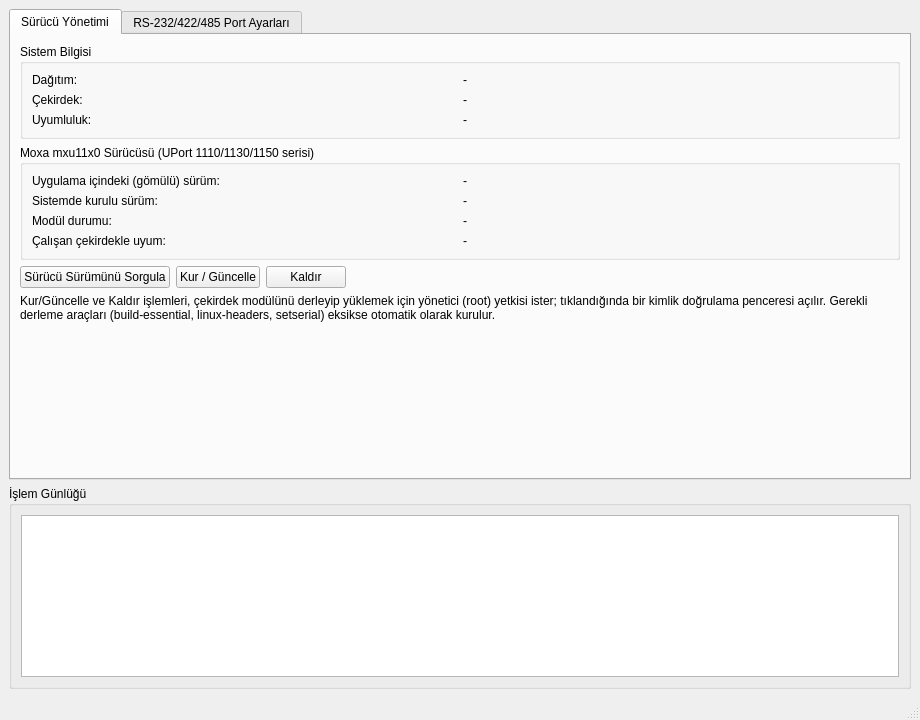
<?xml version="1.0" encoding="UTF-8"?>
<ui version="4.0">
 <class>MainWindow</class>
 <widget class="QMainWindow" name="MainWindow">
  <property name="geometry">
   <rect>
    <x>0</x>
    <y>0</y>
    <width>920</width>
    <height>720</height>
   </rect>
  </property>
  <property name="windowTitle">
   <string>Moxa UPort Manager</string>
  </property>
  <widget class="QWidget" name="centralwidget">
   <layout class="QVBoxLayout" name="verticalLayout">
    <item>
     <widget class="QTabWidget" name="tabWidget">
      <widget class="QWidget" name="tabDriver">
       <attribute name="title">
        <string>Sürücü Yönetimi</string>
       </attribute>
       <layout class="QVBoxLayout" name="verticalLayout_2">
        <item>
         <widget class="QGroupBox" name="groupSystem">
          <property name="title">
           <string>Sistem Bilgisi</string>
          </property>
          <layout class="QGridLayout" name="gridLayout">
           <item row="0" column="0">
            <widget class="QLabel" name="label_1">
             <property name="text">
              <string>Dağıtım:</string>
             </property>
            </widget>
           </item>
           <item row="0" column="1">
            <widget class="QLabel" name="lblDistro">
             <property name="text">
              <string>-</string>
             </property>
            </widget>
           </item>
           <item row="1" column="0">
            <widget class="QLabel" name="label_2">
             <property name="text">
              <string>Çekirdek:</string>
             </property>
            </widget>
           </item>
           <item row="1" column="1">
            <widget class="QLabel" name="lblKernel">
             <property name="text">
              <string>-</string>
             </property>
            </widget>
           </item>
           <item row="2" column="0">
            <widget class="QLabel" name="label_3">
             <property name="text">
              <string>Uyumluluk:</string>
             </property>
            </widget>
           </item>
           <item row="2" column="1">
            <widget class="QLabel" name="lblCompat">
             <property name="text">
              <string>-</string>
             </property>
            </widget>
           </item>
          </layout>
         </widget>
        </item>
        <item>
         <widget class="QGroupBox" name="groupDriver">
          <property name="title">
           <string>Moxa mxu11x0 Sürücüsü (UPort 1110/1130/1150 serisi)</string>
          </property>
          <layout class="QGridLayout" name="gridLayout_2">
           <item row="0" column="0">
            <widget class="QLabel" name="label_4">
             <property name="text">
              <string>Uygulama içindeki (gömülü) sürüm:</string>
             </property>
            </widget>
           </item>
           <item row="0" column="1">
            <widget class="QLabel" name="lblBundledVersion">
             <property name="text">
              <string>-</string>
             </property>
            </widget>
           </item>
           <item row="1" column="0">
            <widget class="QLabel" name="label_5">
             <property name="text">
              <string>Sistemde kurulu sürüm:</string>
             </property>
            </widget>
           </item>
           <item row="1" column="1">
            <widget class="QLabel" name="lblInstalledVersion">
             <property name="text">
              <string>-</string>
             </property>
            </widget>
           </item>
           <item row="2" column="0">
            <widget class="QLabel" name="label_6">
             <property name="text">
              <string>Modül durumu:</string>
             </property>
            </widget>
           </item>
           <item row="2" column="1">
            <widget class="QLabel" name="lblModuleLoaded">
             <property name="text">
              <string>-</string>
             </property>
            </widget>
           </item>
           <item row="3" column="0">
            <widget class="QLabel" name="label_7">
             <property name="text">
              <string>Çalışan çekirdekle uyum:</string>
             </property>
            </widget>
           </item>
           <item row="3" column="1">
            <widget class="QLabel" name="lblKernelMatch">
             <property name="text">
              <string>-</string>
             </property>
            </widget>
           </item>
          </layout>
         </widget>
        </item>
        <item>
         <layout class="QHBoxLayout" name="horizontalLayout">
          <item>
           <widget class="QPushButton" name="btnQuery">
            <property name="text">
             <string>Sürücü Sürümünü Sorgula</string>
            </property>
           </widget>
          </item>
          <item>
           <widget class="QPushButton" name="btnInstall">
            <property name="text">
             <string>Kur / Güncelle</string>
            </property>
           </widget>
          </item>
          <item>
           <widget class="QPushButton" name="btnRemove">
            <property name="text">
             <string>Kaldır</string>
            </property>
           </widget>
          </item>
          <item>
           <spacer name="horizontalSpacer">
            <property name="orientation">
             <enum>Qt::Horizontal</enum>
            </property>
            <property name="sizeHint" stdset="0">
             <size>
              <width>40</width>
              <height>20</height>
             </size>
            </property>
           </spacer>
          </item>
         </layout>
        </item>
        <item>
         <widget class="QLabel" name="lblDriverHint">
          <property name="text">
           <string>Kur/Güncelle ve Kaldır işlemleri, çekirdek modülünü derleyip yüklemek için yönetici (root) yetkisi ister; tıklandığında bir kimlik doğrulama penceresi açılır. Gerekli derleme araçları (build-essential, linux-headers, setserial) eksikse otomatik olarak kurulur.</string>
          </property>
          <property name="wordWrap">
           <bool>true</bool>
          </property>
         </widget>
        </item>
        <item>
         <spacer name="verticalSpacer">
          <property name="orientation">
           <enum>Qt::Vertical</enum>
          </property>
          <property name="sizeHint" stdset="0">
           <size>
            <width>20</width>
            <height>40</height>
           </size>
          </property>
         </spacer>
        </item>
       </layout>
      </widget>
      <widget class="QWidget" name="tabPorts">
       <attribute name="title">
        <string>RS-232/422/485 Port Ayarları</string>
       </attribute>
       <layout class="QVBoxLayout" name="verticalLayout_3">
        <item>
         <widget class="QTableWidget" name="portTable">
          <column>
           <property name="text">
            <string>Aygıt</string>
           </property>
          </column>
          <column>
           <property name="text">
            <string>Sürücü</string>
           </property>
          </column>
          <column>
           <property name="text">
            <string>VID:PID</string>
           </property>
          </column>
          <column>
           <property name="text">
            <string>Mevcut Mod</string>
           </property>
          </column>
         </widget>
        </item>
        <item>
         <layout class="QHBoxLayout" name="horizontalLayout_2">
          <item>
           <widget class="QPushButton" name="btnRefreshPorts">
            <property name="text">
             <string>Portları Yenile</string>
            </property>
           </widget>
          </item>
          <item>
           <spacer name="horizontalSpacer_2">
            <property name="orientation">
             <enum>Qt::Horizontal</enum>
            </property>
            <property name="sizeHint" stdset="0">
             <size>
              <width>40</width>
              <height>20</height>
             </size>
            </property>
           </spacer>
          </item>
         </layout>
        </item>
        <item>
         <widget class="QGroupBox" name="groupMode">
          <property name="title">
           <string>Arayüz Modu</string>
          </property>
          <layout class="QHBoxLayout" name="horizontalLayout_3">
           <item>
            <widget class="QLabel" name="label_8">
             <property name="text">
              <string>Mod:</string>
             </property>
            </widget>
           </item>
           <item>
            <widget class="QComboBox" name="modeCombo"/>
           </item>
           <item>
            <widget class="QPushButton" name="btnApplyMode">
             <property name="text">
              <string>Seçili Porta Uygula</string>
             </property>
            </widget>
           </item>
           <item>
            <spacer name="horizontalSpacer_3">
             <property name="orientation">
              <enum>Qt::Horizontal</enum>
             </property>
             <property name="sizeHint" stdset="0">
              <size>
               <width>40</width>
               <height>20</height>
              </size>
             </property>
            </spacer>
           </item>
          </layout>
         </widget>
        </item>
        <item>
         <widget class="QCheckBox" name="chkPersist">
          <property name="text">
           <string>Bu cihaz her takıldığında seçilen modu otomatik uygula (kalıcı udev kuralı)</string>
          </property>
         </widget>
        </item>
        <item>
         <widget class="QLabel" name="lblUdevStatus">
          <property name="text">
           <string>-</string>
          </property>
         </widget>
        </item>
        <item>
         <widget class="QLabel" name="lblPortsHint">
          <property name="text">
           <string>Not: mod değişikliği yalnızca Moxa mxu11x0 sürücüsüne bağlı portlarda çalışır (terminaldeki 'sudo setserial /dev/ttyUSBx port N' komutunun karşılığıdır). Genel Linux sürücüsüyle (ti_usb_3410_5052 / mxuport) çalışan bir port görüyorsanız önce 'Sürücü Yönetimi' sekmesinden Moxa sürücüsünü kurun. Kalıcı kural kapalıyken aygıt her çıkarılıp takıldığında veya bilgisayar yeniden başladığında mod RS-232'ye döner.</string>
          </property>
          <property name="wordWrap">
           <bool>true</bool>
          </property>
         </widget>
        </item>
        <item>
         <spacer name="verticalSpacer_2">
          <property name="orientation">
           <enum>Qt::Vertical</enum>
          </property>
          <property name="sizeHint" stdset="0">
           <size>
            <width>20</width>
            <height>40</height>
           </size>
          </property>
         </spacer>
        </item>
       </layout>
      </widget>
     </widget>
    </item>
    <item>
     <widget class="QGroupBox" name="groupLog">
      <property name="title">
       <string>İşlem Günlüğü</string>
      </property>
      <layout class="QVBoxLayout" name="verticalLayout_4">
       <item>
        <widget class="QPlainTextEdit" name="logView">
         <property name="readOnly">
          <bool>true</bool>
         </property>
        </widget>
       </item>
      </layout>
     </widget>
    </item>
   </layout>
  </widget>
  <widget class="QStatusBar" name="statusbar"/>
 </widget>
 <resources/>
 <connections/>
</ui>
